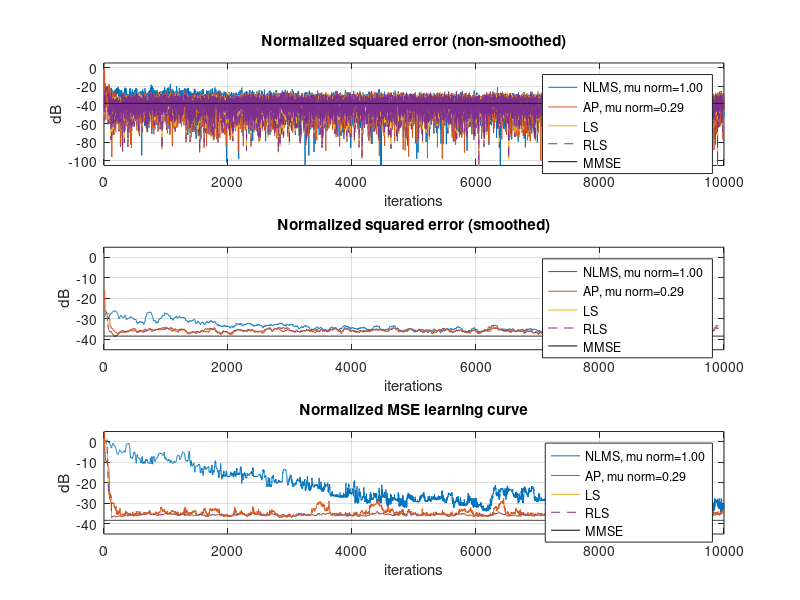

Write the MATLAB code that produced this figure.
%%
% Jana Rusrus
% Assignment 5: NLMS, AP, LS and RLS algorithms

%% 
clear all
close all
clc
%
% pkg load signal

tic

%% Generating the signals
rng(13); % to use same random sequence between different simulations
L = 10000000;
u = randn(L+200,1); % white Gaussian, variance of one
x = filter(1,[1 -0.98],u); % t(n) filter
x = x(101:end); % discard first 100 samples to remove transients
% in simulated signals
v = randn(L+100,1); % white Gaussian, variance of one
dA = filter(1,[1 -0.95],x) + v; % h(n) filter plus additive noise
dA = dA(101:end); % discard first 100 samples to remove transients
% in simulated signals
xA = x(101:end); % discard first 100 samples to remove transients
% in simulated signals


%% Finding R and p
N = 100;            % coefficients of the filter
d_power =  7249.25; %dA(N: N + nb_iter)' * dA(N: N + nb_iter)/ nb_iter;


u =@(l) l>=0;

Weiner.phi_xx =@(l) 25.2525   * (0.98.^l .* u(l) + 0.98.^(-l).* u(-l-1));
Weiner.phi_dx =@(l) 824.9166 * 0.98.^l - 799.6641414 * 0.95.^l .* u(l) + ...
                    365.978626 * 0.98.^(-l).* u(-l-1) + 340.7261 * 0.95 .^l .* u(l);

P = Weiner.phi_dx(0 : N-1)';
R = toeplitz(Weiner.phi_xx(0: N-1)');


%% W opt
wopt = R\P;

% Eigenvalue Spread
eigen_max = max(eig(R));
eigen_min = min(eig(R));
spread = eigen_max/eigen_min;

%%  Parameters 

nb_iter = 10000;

% Smoothing (2nd Plot)
LPF = ones(1,N)/N;     % short: measure speed of convergence

% NLMS
NLMS.mu_Range = linspace(0, 2, 10);
%NLMS.mu = 1.6;                               % Q.1 Largest conv
%NLMS.mu = 1.0;                               % Q.1 Largest conv
NLMS.mu = 1.0;                               % Q.3,4,5  adjus

NLMS.MSE = zeros(nb_iter, 1);                 % Figure 1
NLMS.SmoothMSE = zeros(nb_iter, 1);           % Figure 2
NLMS.learning_curve = zeros(nb_iter, 1);      % Figure 3

NLMS.w = zeros(N,1);

% AP
M = 5; 
AP.X = zeros(N, M);                         % Augmented-X
AP.d = zeros(1, M);                         % Augmented-d

AP.mu_Range = linspace(0, 2, 10);
AP.mu = 0.29;                               % Q.3,Q5 adjust
%AP.mu = 1.9;                               % Q1. largest conv
%AP.mu = NLMS.mu;                             %Q.4

AP.MSE = zeros(nb_iter, 1);
AP.SmoothMSE = zeros(nb_iter, 1);           % Figure 2
AP.learning_curve = zeros(nb_iter, 1);      % Figure 3

AP.w = zeros(N,1);


% LS
N = 100;
LS.delta = 1e+2;                          % adjust/ Forgetting factor
%LS.lambda = 0.999;                        % Q3,4
LS.lambda = 0.9855;                          %Q5

LS.MSE = zeros(nb_iter, 1);                 % Figure 1
LS.SmoothMSE = zeros(nb_iter, 1);           % Figure 2
LS.learning_curve = zeros(nb_iter, 1);      % Figure 3

LS.psi = eye(N) * LS.delta;
LS.phi = zeros(N,1);
LS.w = zeros(N,1);


% RLS
RLS.lambda = LS.lambda;                     %Q.4
RLS.lambda = 0.9855;                           %Q.5
RLS.delta = 1/ LS.delta;
RLS.w = zeros(N, 1);
RLS.k = zeros(N,1);
RLS.inv_R = eye(N) * RLS.delta;

RLS.MSE = zeros(nb_iter, 1);                 % Figure 1
RLS.SmoothMSE = zeros(nb_iter, 1);           % Figure 2
RLS.learning_curve = zeros(nb_iter, 1);      % Figure 3

%% Iterative

k = 10 * N;
for n = k : k+nb_iter-1 
    
    %---- NLMS -----------------%
    err1 = dA(n) - NLMS.w' * xA(n:-1:n-N+1);
    err3 = d_power - NLMS.w'*P - NLMS.w'*conj(P) + NLMS.w' * R * NLMS.w;
    
    NLMS.MSE(n-k+1) = err1.^2 / d_power;                     
    NLMS.learning_curve(n-k+1) = abs(err3) / d_power;
    
    %update
    NLMS.w = NLMS.w + NLMS.mu / ( 1e-10 + xA(n:-1:n-N+1)' * xA(n:-1:n-N+1) ) * xA(n:-1:n-N+1) * err1'; 
    
    %---- AP -----------------%
    AP.X(:,2:M) = AP.X(:,1:M-1);                % Shift-left
    AP.X(:,1) = [xA(n); AP.X(1:end-1,1)];       % Prepend new x (end=N)
    
    AP.d(2:M) = AP.d(1:M-1);
    AP.d(1) = dA(n);
    
    err1 = AP.d - AP.w' * AP.X;
    err3 = d_power - AP.w'*P - AP.w'*conj(P) + AP.w' * R * AP.w;
    
    AP.MSE(n-k+1) = err1(1).^2 / d_power;                     
    AP.learning_curve(n-k+1) = abs(err3) / d_power;
    
    %update
    dw = AP.X * inv(AP.X' * AP.X + eye(M)* 1e-10 )* err1';
    AP.w = AP.w + AP.mu * dw; 
    
    %if n == 5000
    %    AP.mu = AP.mu / 100;
    %end
    
    %---- LS -----------------% 
    err1 = dA(n) - LS.w' * xA(n:-1:n-N+1);
    err3 = d_power - LS.w'*P - LS.w'*conj(P) + LS.w' * R * LS.w;
    
    LS.psi = LS.lambda * LS.psi + xA(n:-1:n-N+1) *xA(n:-1:n-N+1)';
    LS.phi = LS.lambda * LS.phi + xA(n:-1:n-N+1)* dA(n)';
    LS.psi_inv = inv(LS.psi);
    LS.w = LS.psi_inv * LS.phi;
    
    LS.MSE(n-k+1) = err1.^2 / d_power;                     
    LS.learning_curve(n-k+1) = abs(err3) / d_power;
    
    %---- RLS -----------------% 
    err1 = dA(n) - RLS.w' * xA(n:-1:n-N+1);
    err3 = d_power - RLS.w'*P - RLS.w'*conj(P) + RLS.w' * R * RLS.w;
    
    RLS.u = RLS.inv_R * xA(n:-1:n-N+1);
    RLS.k = RLS.u / (RLS.lambda  + xA(n:-1:n-N+1)' * RLS.u);
    RLS.inv_R = 1/ RLS.lambda * (RLS.inv_R - RLS.k * RLS.u');
    up = triu(RLS.inv_R);
    RLS.inv_R = up + up';
    RLS.inv_R =RLS.inv_R - diag( 0.5 * real( diag(RLS.inv_R)) + sqrt(-1) * imag( diag(RLS.inv_R) )); % pg30 l140
    
    RLS.w = RLS.w + RLS.k * err1';
    
    RLS.MSE(n-k+1) = err1.^2 / d_power;                     
    RLS.learning_curve(n-k+1) = abs(err3) / d_power;
    
    % Reference (Weiner)
    err4 = d_power - (conj(P)' * (R \ P));
    err4_learning_curve(n-k+1) = err4 / d_power;
end

err2 = filter(LPF, 1, NLMS.MSE); 
NLMS.SmoothMSE = err2; 


err2 = filter(LPF, 1, AP.MSE); 
AP.SmoothMSE = err2;

err2 = filter(LPF, 1, LS.MSE); 
LS.SmoothMSE = err2;


err2 = filter(LPF, 1, RLS.MSE); 
RLS.SmoothMSE = err2;

misadj1 = abs(10*log10(err4_learning_curve(end)) - 10*log10(NLMS.SmoothMSE(end)));
misadj2 = abs(10*log10(err4_learning_curve(end)) - 10*log10(AP.SmoothMSE(end)));
misadj3 = abs(10*log10(err4_learning_curve(end)) - 10*log10(LS.SmoothMSE(end)));
misadj4 = abs(10*log10(err4_learning_curve(end)) - 10*log10(RLS.SmoothMSE(end)));

%%
figure(1)
subplot(311); plot(1:nb_iter, 10*log10(NLMS.MSE),...
                   1:nb_iter,10*log10(AP.MSE), ...
                   1:nb_iter,10*log10(LS.MSE+eps),...
                   1:nb_iter,10*log10(RLS.MSE+eps), '--',...
                   1:nb_iter, 10*log10(err4_learning_curve), 'k');
               
 
               
S_NLMS = sprintf('NLMS, mu norm=%0.2f ', NLMS.mu );
S_AP = sprintf('AP, mu norm=%0.2f ', AP.mu );
S_LS = sprintf('LS');
S_RLS = sprintf('RLS');
S_MMSE = sprintf('MMSE');

legend(S_NLMS, S_AP, S_LS, S_RLS,S_MMSE);

ylim([-105.0 5.0])
%xlim([0 2000])
xlabel('iterations')
ylabel('dB')
title('Normalized squared error (non-smoothed)')
grid on


indx = 1:nb_iter-N+6;
subplot(312); plot( indx, 10*log10(NLMS.SmoothMSE(N-5:end)'),...
                    indx, 10*log10(AP.SmoothMSE(N-5:end))', ...
                    indx, 10*log10(LS.SmoothMSE(N-5:end)+eps)', ...
                    indx, 10*log10(RLS.SmoothMSE(N-5:end)+eps)', '--',...
                    1:nb_iter, 10*log10(err4_learning_curve), 'k');
                    

S_NLMS = sprintf('NLMS, mu norm=%0.2f ', NLMS.mu );
S_AP = sprintf('AP, mu norm=%0.2f ', AP.mu );
S_LS = sprintf('LS');
S_RLS = sprintf('RLS');

legend(S_NLMS, S_AP, S_LS,S_RLS, S_MMSE);


ylim([-45.0 5.0])
%xlim([0 2000])
xlabel('iterations')
ylabel('dB')
title('Normalized squared error (smoothed)')
grid on

subplot(313); plot( 1:nb_iter, 10*log10(NLMS.learning_curve),...
                   1:nb_iter, 10*log10(AP.learning_curve), ...
                   1:nb_iter, 10*log10(LS.learning_curve+eps),...
                   1:nb_iter, 10*log10(RLS.learning_curve+eps), '--',...
                   1:nb_iter, 10*log10(err4_learning_curve), 'k');

S_NLMS = sprintf('NLMS, mu norm=%0.2f', NLMS.mu );
S_AP = sprintf('AP, mu norm=%0.2f ', AP.mu );
S_LS = sprintf('LS');
S_RLS = sprintf('RLS');

legend(S_NLMS, S_AP, S_LS, S_RLS, S_MMSE);


ylim([-45.0 5.0])
%xlim([0 2000])
xlabel('iterations')
ylabel('dB')
title('Normalized MSE learning curve')
grid on

toc


